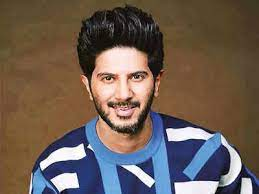
#> input picture Model/test_images/download (6).jpg, 259 x 194 px
$ jupyter execute --allow-errors ImageClassifier.ipynb   (shell and % lines are left out)
#> lines starting #> are read from the running program, lines starting #| are printed output that depends on the picture
[cell 1]
import numpy as np
import cv2
import matplotlib
from matplotlib import pyplot as plt

[cell 2]
img = cv2.imread('./test_images/download (6).jpg')
#> img is the input picture: shape (194, 259, 3); mean B, G, R 83.7, 93.6, 108.9
img.shape
#> Out = (194, 259, 3)

[cell 3]
plt.imshow(img)

[cell 4]
gray = cv2.cvtColor(img, cv2.COLOR_BGR2GRAY)
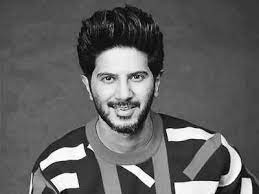
#> gray: shape (194, 259); min 0, max 255, mean 97
gray.shape
#> Out = (194, 259)

[cell 5]
plt.imshow(gray, cmap='gray')

[cell 6]
gray

[cell 7]
face_cascade = cv2.CascadeClassifier("C:\\Users\Vaish Parthi\Desktop\Datascience\PersonClassifier\Model\opencv\haarcascade\haarcascade_frontalface_default.xml")
eye_cascade =  cv2.CascadeClassifier("C:\\Users\Vaish Parthi\Desktop\Datascience\PersonClassifier\Model\opencv\haarcascade\haarcascade_eye.xml")

faces = face_cascade.detectMultiScale(gray, 1.3, 5)
#> faces = [[85, 48, 78, 78]]
faces
#> Out = [[85, 48, 78, 78]]

[cell 8]
(x,y,w,h) = faces[0]
#> x = 85; y = 48; w = 78; h = 78
x,y,w,h
#> Out = (85, 48, 78, 78)

[cell 9]
face_img = cv2.rectangle(img,(x,y),(x+w,y+h),(255,0,0),2)
plt.imshow(face_img)

[cell 10]
cv2.destroyAllWindows()
for (x,y,w,h) in faces:
    face_img = cv2.rectangle(img,(x,y),(x+w,y+h),(255,0,0),2)
    roi_gray = gray[y:y+h, x:x+w]
    roi_color = face_img[y:y+h, x:x+w]
    eyes = eye_cascade.detectMultiScale(roi_gray)
    for (ex,ey,ew,eh) in eyes:
        cv2.rectangle(roi_color,(ex,ey),(ex+ew,ey+eh),(0,255,0),2)
#> this loop made 1 pass
#> (x, y, w, h, eyes) on pass 1: (85, 48, 78, 78, [[13, 19, 22, 22], [39, 18, 21, 21]])
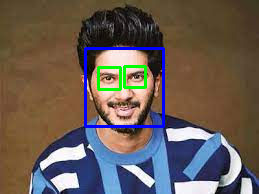
#> img: shape (194, 259, 3); mean B, G, R 85.4, 92.7, 104.6
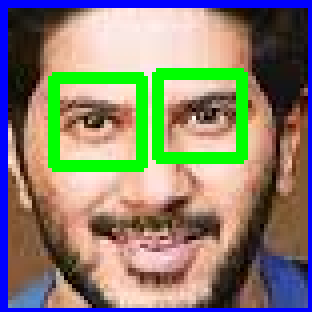
#> roi_color: shape (78, 78, 3) (shown 4 times larger); mean B, G, R 114.4, 129.1, 136.4


plt.figure()
plt.imshow(face_img, cmap='gray')
plt.show()

[cell 11]
plt.imshow(roi_color, cmap='gray')

[cell 12]
def get_cropped_image_if_2_eyes(image_path):
#> called with image_path = './test_images/download (6).jpg'
    img = cv2.imread(image_path)
    gray = cv2.cvtColor(img, cv2.COLOR_BGR2GRAY)
    faces = face_cascade.detectMultiScale(gray, 1.3, 5)
#> faces = [[85, 48, 78, 78]]
    for (x,y,w,h) in faces:
        roi_gray = gray[y:y+h, x:x+w]
        roi_color = img[y:y+h, x:x+w]
        eyes = eye_cascade.detectMultiScale(roi_gray)
        if len(eyes) >= 2:
            return roi_color

[cell 13]
original_image = cv2.imread('./test_images/download (6).jpg')
plt.imshow(original_image)

[cell 14]
cropped_image_no_2_eyes = get_cropped_image_if_2_eyes('./test_images/download (6).jpg')
cropped_image_no_2_eyes

[cell 15]
cropped_image = get_cropped_image_if_2_eyes('./test_images/download (6).jpg')
plt.imshow(cropped_image)

[cell 16]
org_image_obstructed = cv2.imread('./test_images/vijay.jpg')
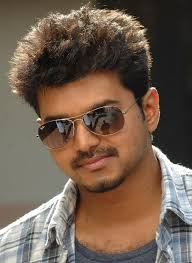
#> input picture Model/test_images/vijay.jpg, 192 x 263 px
#> org_image_obstructed is the input picture: shape (263, 192, 3); mean B, G, R 79, 93.8, 112.8
plt.imshow(org_image_obstructed)

[cell 17]
cropped_image_no_2_eyes = get_cropped_image_if_2_eyes('./test_images/vijay.jpg')
#> call 3 of get_cropped_image_if_2_eyes, with image_path = './test_images/vijay.jpg'
#> in get_cropped_image_if_2_eyes (call 3), `gray = cv2.cvtColor(img, cv2.COLOR_BGR2GRAY)`:
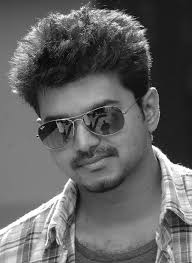
#> gray: shape (263, 192); min 1, max 255, mean 97.8
#> in get_cropped_image_if_2_eyes (call 3), `faces = face_cascade.detectMultiScale(gray, 1.3, 5)`: faces = [[16, 71, 140, 140]]
#> the loop in get_cropped_image_if_2_eyes (call 3), `for (x,y,w,h) in faces:` made 1 pass
#> (x, y, w, h, eyes) on pass 1: (16, 71, 140, 140, [[46, 18, 68, 68]])
#> pass 1, in get_cropped_image_if_2_eyes (call 3), `roi_color = img[y:y+h, x:x+w]`:
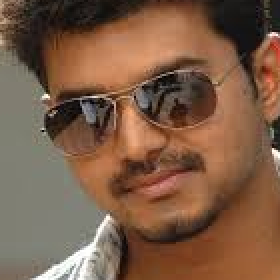
#> roi_color: shape (140, 140, 3) (shown 2 times larger); mean B, G, R 70.6, 92.7, 125.3
cropped_image_no_2_eyes

[cell 18]
path_to_data = "./dataset"
path_to_cr_data = "./dataset/cropped/"

[cell 19]
import os
img_dirs = []
for entry in os.scandir(path_to_data):
    if entry.is_dir():
        img_dirs.append(entry.path)

[cell 20]
img_dirs

[cell 21]
import shutil
if os.path.exists(path_to_cr_data):
     shutil.rmtree(path_to_cr_data)
os.mkdir(path_to_cr_data)

[cell 22]
cropped_image_dirs = []
celebrity_file_names_dict = {}
for img_dir in img_dirs:
    count = 1
    celebrity_name = img_dir.split('\\')[-1]
    celebrity_file_names_dict[celebrity_name] = []
    print(celebrity_name)
    for entry in os.scandir(img_dir):
        roi_color = get_cropped_image_if_2_eyes(entry.path)
#> call 4 of get_cropped_image_if_2_eyes, with image_path = './dataset/Suriya/download (1).jpg'
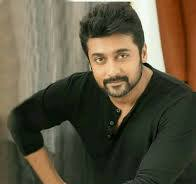
#> input picture Model/dataset/Suriya/download (1).jpg, 196 x 184 px
#> in get_cropped_image_if_2_eyes, img is the input picture: shape (184, 196, 3); mean B, G, R 65.3, 85.5, 93
#> in get_cropped_image_if_2_eyes (call 4), `gray = cv2.cvtColor(img, cv2.COLOR_BGR2GRAY)`:
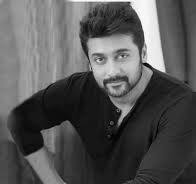
#> gray: shape (184, 196); min 1, max 254, mean 85.5
#> in get_cropped_image_if_2_eyes (call 4), `faces = face_cascade.detectMultiScale(gray, 1.3, 5)`: faces = [[81, 33, 65, 65]]
#> the loop in get_cropped_image_if_2_eyes, `for (x,y,w,h) in faces:` made 1 pass
#> (x, y, w, h, eyes) on pass 1: (81, 33, 65, 65, [[28, 11, 23, 23], [8, 14, 22, 22]])
#> pass 1, in get_cropped_image_if_2_eyes (call 4), `roi_color = img[y:y+h, x:x+w]`:
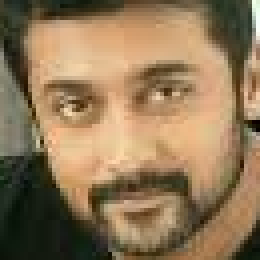
#> roi_color: shape (65, 65, 3) (shown 4 times larger); mean B, G, R 87, 119.4, 144.6
        if roi_color is not None:
            cropped_folder = os.path.join(path_to_cr_data, celebrity_name)
            if not os.path.exists(cropped_folder):
                os.makedirs(cropped_folder)
                cropped_image_dirs.append(cropped_folder)
                print("Generating cropped images in folder: ",cropped_folder)
            cropped_file_name = celebrity_name + str(count) + ".png"
            cropped_file_path = cropped_folder + "/" + cropped_file_name
            cv2.imwrite(cropped_file_path, roi_color)
            celebrity_file_names_dict[celebrity_name].append(cropped_file_path)
            count += 1

[cell 23]
celebrity_file_names_dict = {}
for img_dir in cropped_image_dirs:
    celebrity_name = img_dir.split('/')[-1]
    file_list = []
    for entry in os.scandir(img_dir):
        file_list.append(entry.path)
    celebrity_file_names_dict[celebrity_name] = file_list
celebrity_file_names_dict

[cell 24]
class_dict = {}
count = 0
for celebrity_name in celebrity_file_names_dict.keys():
    class_dict[celebrity_name] = count
    count = count + 1
#> this loop made 0 passes
#> after the loop, class_dict = 0 items; count = 0
class_dict

[cell 25]
import numpy as np
import pywt
import cv2

def w2d(img, mode='haar', level=1):
#> called with mode = 'db1', level = 5
    imArray = img
    #Datatype conversions
    #convert to grayscale
    imArray = cv2.cvtColor( imArray,cv2.COLOR_RGB2GRAY )
    #convert to float
    imArray =  np.float32(imArray)
    imArray /= 255;
    # compute coefficients
    coeffs=pywt.wavedec2(imArray, mode, level=level)

    #Process Coefficients
    coeffs_H=list(coeffs)
    coeffs_H[0] *= 0;

    # reconstruction
    imArray_H=pywt.waverec2(coeffs_H, mode);
    imArray_H *= 255;
    imArray_H =  np.uint8(imArray_H)
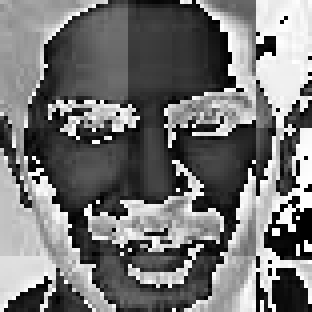
#> imArray_H: shape (78, 78) (shown 4 times larger); min 0, max 255, mean 115.8

    return imArray_H

[cell 26]
cropped_img = np.array(roi_color)
cropped_img.shape
